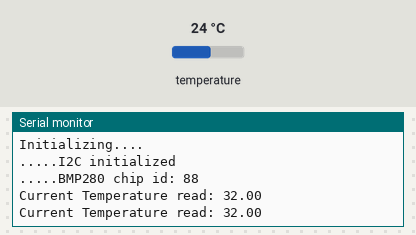
A sketch run on a simulated ESP32. Shown: the last lines printed to the serial monitor. Wiring (inferred from the names in the program): BMP280 pressure sensor at I2C address 0x77. The inputs (shaded band) are chosen by the test bench; at power-on: temperature 24 °C.

Above: at 2.8 s.
2.9 s: temperature set to 12 °C
At 3.8 s:
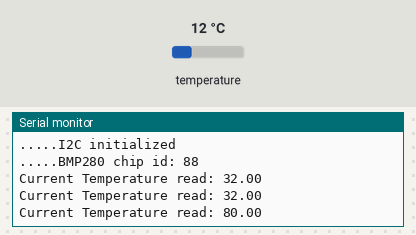
4.4 s: temperature set to 19 °C
At 5.8 s:
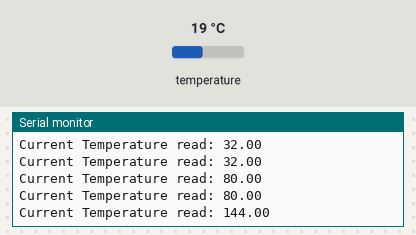
Timing chart, 0 to 7.4 s (numbered marks = the images above; inputs shaded):
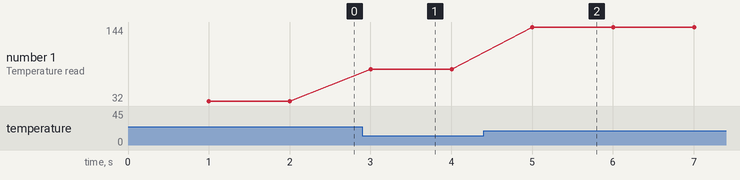

The sketch:

10dof_imu.ino
```cpp
#include <Wire.h>
#include "bmp280_registers.h"
#include "esp32_i2c_helper.h"
#include "bmp280.h"

#include <stdlib.h>
#if ARDUINO >= 100
#include <Arduino.h>
#else
#include <wiring.h>
#endif


#define SDA_PIN 23
#define SCL_PIN 22

Bmp280 bmp280;

void setup(){
    //baud rate
    Serial.begin(115200);
    Serial.println("Initializing....");
    initI2c(SDA_PIN, SCL_PIN);
    bmp280.init();

}

void loop(){
    delay(1000);
    Serial.println("Current Temperature read: " + (String) bmp280.getTemp());
}
```

bmp280.cpp
```cpp
//
// Created by marc on 09.08.19.
//

#include "bmp280.h"
#include "bmp280_registers.h"
#include "esp32_i2c_helper.h"
#include <stdlib.h>
#if ARDUINO >= 100
#include <Arduino.h>
#else
#include <wiring.h>
#endif


Bmp280::Bmp280(){
}


bool Bmp280::init(){
    uint8_t chipId;
    readRegister8(BMP280_REGISTER_ID, &chipId, BMP280_I2C_ADDRESS);
    Serial.println(".....BMP280 chip id: "+ (String)chipId);
    if(chipId != BMP280_EXPECTED_ID){
        Serial.println("BMP280 wrong chip id: "+(String)chipId);
        Serial.println("Check settings and wiring");
        return false;
    }
    return true;
}

float Bmp280::getTemp() {
    uint8_t temperatur;
    readRegister8(BMP280_REGISTER_TEMP, &temperatur, BMP280_I2C_ADDRESS);
    return (float)temperatur;
}
```

bmp280.h
```cpp
//
// Created by marc on 09.08.19.
//

#ifndef INC_10DOF_IMU_BMP280_H
#define INC_10DOF_IMU_BMP280_H
#endif //INC_10DOF_IMU_BMP280_H


typedef enum{
    BMP280_I2C_ADDRESS=0x77,
    BMP280_EXPECTED_ID=0x58
}bmp280_address;


class Bmp280 {
public:
    Bmp280();
    float getTemp();
    bool init();

};
```

esp32_i2c_helper.cpp
```cpp
//
// Created by marc on 09.08.19.
//
#include "esp32_i2c_helper.h"
void readRegister8(uint8_t reg, uint8_t *value, uint8_t i2cAddress){
    Wire.beginTransmission((uint8_t)i2cAddress);
    Wire.write(reg);
    Wire.endTransmission();
    Wire.requestFrom((uint8_t)i2cAddress, (byte)1);
    *value = Wire.read();
    Wire.endTransmission();
}

bool initI2c(int sda, int scl){
    bool statusI2c = Wire.begin(sda, scl);
    if(statusI2c){
        Serial.println(".....I2C initialized");
        return statusI2c;
    }
    else{
        Serial.println("I2C initialization failed");
        return statusI2c;
    }
}
```

esp32_i2c_helper.h
```cpp
//
// Created by marc on 09.08.19.
//
#include <Wire.h>
#include <stdlib.h>
#if ARDUINO >= 100
#include <Arduino.h>
#else
#include <wiring.h>
#endif
#ifndef INC_10DOF_IMU_ESP32_I2C_HELPER_H
#define INC_10DOF_IMU_ESP32_I2C_HELPER_H

#endif //INC_10DOF_IMU_ESP32_I2C_HELPER_H
void readRegister8(uint8_t reg, uint8_t *value, uint8_t i2cAddress);
bool initI2c(int sda, int scl);
```

bmp280_registers.h
```cpp
//
// Created by marc on 09.08.19.
//
#ifndef INC_10DOF_IMU_BMP280_REGISTERS_H
#define INC_10DOF_IMU_BMP280_REGISTERS_H

#endif //INC_10DOF_IMU_BMP280_REGISTERS_H


typedef enum{
    BMP280_REGISTER_ID = 0xD0,
    BMP280_REGISTER_TEMPERATUR_MESTYPE = 0xF4, // 001 default
    BMP280_REGISTER_TEMP = 0xFC
}bmp280_registers;
```

Measured:
- after the input at 2.9 s, the serial monitor: prints a new line after 0.10 s (image 1)
- after the input at 4.4 s, the serial monitor: prints a new line after 0.60 s (image 2)
- plotted number 1: 32 → 80 after the input at 2.9 s, 80 → 144 after the input at 4.4 s
